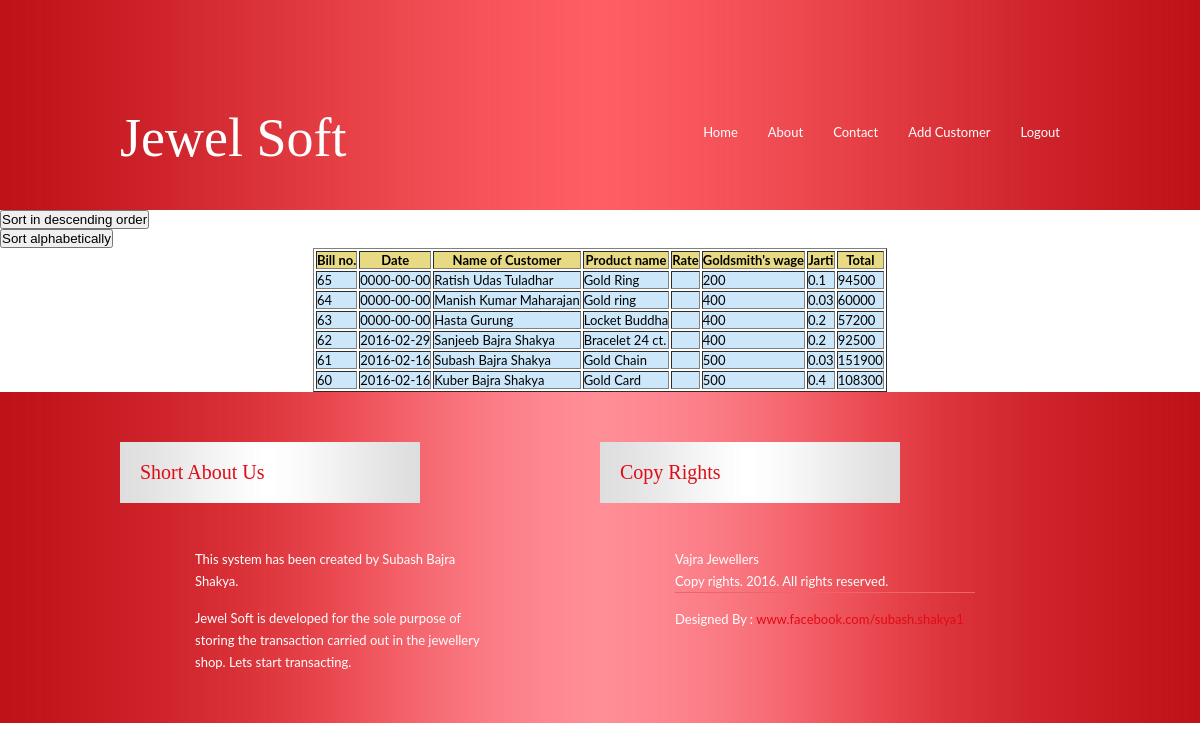
Screenshot of /Project/sort_desc.php (signed in) with the database file from the repository.
### tables this page shows
CREATE TABLE `bill` (
`bill_no` int(4) NOT NULL,
  `date` date NOT NULL,
  `gold_rate` int(20) DEFAULT NULL,
  `cust_name` varchar(30) NOT NULL,
  `prod_name` varchar(30) NOT NULL,
  `total` int(20) NOT NULL,
  `wage` int(20) DEFAULT NULL,
  `jarti` float DEFAULT NULL
);

### Project/sort_desc.php (the view, shortened to what this page needs)
<?php include("template/header.php");
include("template/session_start.php") ?>
<html>
<head><title></title></head>
<body>
<form action="sort_desc.php">
    <input type="submit" value="Sort in descending order">
</form>
<form action="sort_name.php">
    <input type="submit" value="Sort alphabetically">
</form>
</body>
</html>
<?php
$result=mysql_query("SELECT * FROM `bill` ORDER BY bill_no desc");
echo "<table border='1' id='bill'>
        <tr>
            <th>Bill no.</th>
            <th>Date</th>
            <th>Name of Customer</th>
            <th>Product name</th>
            <th>Rate</th>
            <th>Goldsmith's wage</th>
            <th>Jarti</th>
            <th>Total</th>
        </tr>";
while($row=mysql_fetch_array($result)){
    echo "<tr>";
    echo "<td>".$row['bill_no']."</td>";
    echo "<td>".$row['date']."</td>";
    echo "<td>".$row['cust_name']."</td>";
    echo "<td>".$row['prod_name']."</td>";
    echo "<td>".$row['rate']."</td>";
    echo "<td>".$row['wage']."</td>";
    echo "<td>".$row['jarti']."</td>";
    echo "<td>".$row['total']."</td>";
    echo "</tr>";
}
echo "</table>";
include("template/footer.php");
?>

### Project/css/styles.css (style rules this page uses)
* { margin:0; padding:0; }
body { padding:0; margin:0;font-family: 'Lato', sans-serif; font-size:13px; }
th { background: #E8DA83; }
#bill tr { background: #cce7fa; }
#bill { margin: auto; }

### rows the page displays
bill: bill_no "65", date "0000-00-00", cust_name "Ratish Udas Tuladhar", prod_name "Gold Ring", wage "200", jarti "0.1", total "94500"
bill: bill_no "64", date "0000-00-00", cust_name "Manish Kumar Maharajan", prod_name "Gold ring", wage "400", jarti "0.03", total "60000"
bill: bill_no "63", date "0000-00-00", cust_name "Hasta Gurung", prod_name "Locket Buddha", wage "400", jarti "0.2", total "57200"
bill: bill_no "62", date "2016-02-29", cust_name "Sanjeeb Bajra Shakya", prod_name "Bracelet 24 ct.", wage "400", jarti "0.2", total "92500"
bill: bill_no "61", date "2016-02-16", cust_name "Subash Bajra Shakya", prod_name "Gold Chain", wage "500", jarti "0.03", total "151900"
bill: bill_no "60", date "2016-02-16", cust_name "Kuber Bajra Shakya", prod_name "Gold Card", wage "500", jarti "0.4", total "108300"
